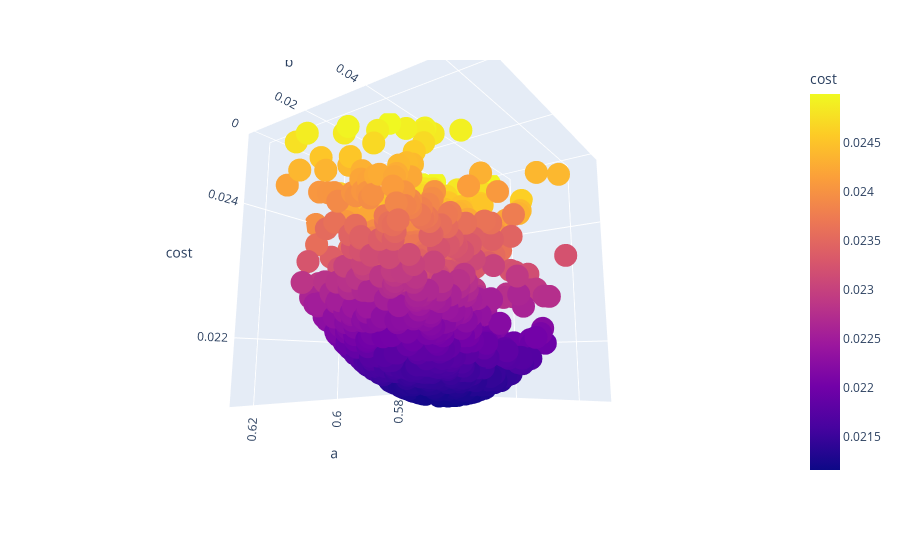

Source (notebook cell):
### Code cell
df3 = pd.DataFrame(np.hstack((v,g,b.reshape(-1,1))),columns=['a','b','c','cost'])
fig = px.scatter_3d(df3[df3.cost<0.025], x="a", y="b", z='cost',color='cost')
fig.show()

### Figure 1 — Plotly figure (JSON) as saved in the notebook; plotly's stock layout.template omitted (floating-point values rounded to 4 significant figures; data arrays with more than 128 entries replaced by an {"elided": "..."} marker saying what was removed)
{"data": [{"hovertemplate": "a=%{x}<br>b=%{y}<br>cost=%{marker.color}<extra></extra>", "legendgroup": "", "marker": {"color": {"elided": "971 float values"}, "coloraxis": "coloraxis", "symbol": "circle"}, "mode": "markers", "name": "", "scene": "scene", "showlegend": false, "type": "scatter3d", "x": {"elided": "971 float values"}, "y": {"elided": "971 float values"}, "z": {"elided": "971 float values"}}], "layout": {"autosize": true, "coloraxis": {"colorbar": {"title": {"text": "cost"}}, "colorscale": [[0, "#0d0887"], [0.1111, "#46039f"], [0.2222, "#7201a8"], [0.3333, "#9c179e"], [0.4444, "#bd3786"], [0.5556, "#d8576b"], [0.6667, "#ed7953"], [0.7778, "#fb9f3a"], [0.8889, "#fdca26"], [1, "#f0f921"]]}, "legend": {"tracegroupgap": 0}, "margin": {"t": 60}, "scene": {"aspectmode": "auto", "aspectratio": {"x": 1, "y": 1, "z": 1}, "camera": {"center": {"x": 0, "y": 0, "z": 0}, "eye": {"x": 1.572, "y": 1.094, "z": -0.3537}, "projection": {"type": "perspective"}, "up": {"x": 0, "y": 0, "z": 1}}, "domain": {"x": [0, 1], "y": [0, 1]}, "xaxis": {"title": {"text": "a"}, "type": "linear"}, "yaxis": {"title": {"text": "b"}, "type": "linear"}, "zaxis": {"title": {"text": "cost"}, "type": "linear"}}}}
